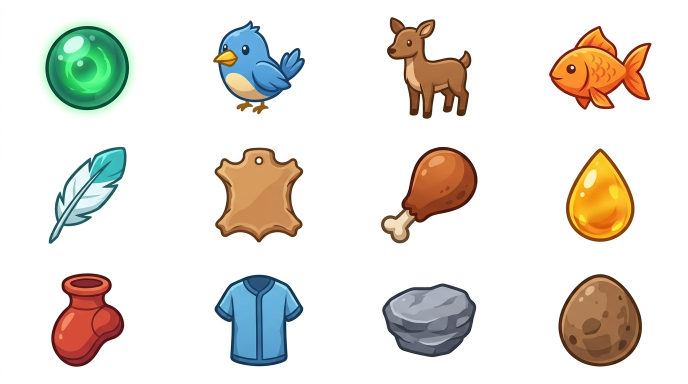
#> input picture assets/raw_sheets/kategori3.jfif, 1376 x 768 px (shown at 1/2 size); its folder holds 4 pictures in this run
$ python test_detection.py
#> lines starting #> are read from the running program, lines starting #| are printed output that depends on the picture; after the words box and inside, x2 and y2 are one past the last pixel; in counts of white or black regions, pixels touching at a corner belong together
### tools/slice_item_sheets.py
"""
Birleştirme Oyunu - Akıllı Item Ayıklama ve İsimlendirme Pipeline'ı
-------------------------------------------------------------------
Bu betik tamamen birleştirme_oyunu projesi içine kurulmuştur.
1. assets/raw_sheets/ klasöründeki kategori görsel sayfalarını okur.
2. Dış Çerçeveden Flood-Fill ile sadece stüdyo arka planını siler (parlama ve beyaz yüzeyler korunur).
3. Kapalı halka boşluklarını (anahtar deliği, çark göbeği vb.) temizler.
4. Satır ve sütun uzamsal sıralaması (Spatial Sorting: soldan sağa, yukarıdan aşağıya) yapar.
5. İki aşamalı çalışabilir:
   Aşama 1: Önce kırpar, önizleme klasörüne çıkarır veya kategori sırasına göre otomatik eşleştirir.
   Aşama 2: Projedeki item listesiyle (itemDefinitions.js) eşleştirip public/textures/items/ altına kaydeder.
"""

import os
import re
import sys
import json
import shutil
from pathlib import Path
from PIL import Image, ImageFilter

WORKSPACE_DIR = Path(__file__).resolve().parent.parent
RAW_SHEETS_DIR = WORKSPACE_DIR / "assets" / "raw_sheets"
OUTPUT_ITEMS_DIR = WORKSPACE_DIR / "public" / "textures" / "items"
DEBUG_PREVIEW_DIR = WORKSPACE_DIR / "assets" / "cropped_preview"
ITEM_DEFS_FILE = WORKSPACE_DIR / "src" / "items" / "itemDefinitions.js"

# Kategori listesi ve eşyaların ID + Türkçe adları
CATEGORY_CONFIG = {
    "01_elements": {
        "slug": "01_elements",
        "aliases": ["01_elements", "1_elements", "elements", "01", "elementler"],
        "items": [
            ("fire", "Ateş"), ("water", "Su"), ("earth", "Toprak"), ("air", "Hava"),
            ("steam", "Buhar"), ("mud", "Çamur"), ("lava", "Lav"), ("sand", "Kum"),
            ("obsidian", "Obsidyen"), ("rain", "Yağmur"), ("energy", "Enerji"),
            ("wind", "Rüzgar"), ("stone", "Taş"), ("glass", "Cam"), ("cloud", "Bulut"),
            ("lightning", "Yıldırım"), ("kar", "Kar"), ("buz", "Buz"), ("col", "Çöl")
        ]
    },
    "02_doga": {
        "slug": "02_doga",
        "aliases": ["02_doga", "2_doga", "doga", "nature", "02"],
        "items": [
            ("plant", "Bitki"), ("tree", "Ağaç"), ("wood", "Odun"), ("splinter", "Kıymık"),
            ("fiber", "Lif"), ("mushroom", "Mantar"), ("cotton", "Pamuk"), ("resin", "Reçine"),
            ("tohum", "Tohum"), ("bugday", "Buğday"), ("nane", "Nane"), ("agac_kabugu", "Ağaç Kabuğu")
        ]
    },
    "03_canlilar": {
        "slug": "03_canlilar",
        "aliases": ["03_canlilar", "3_canlilar", "canlilar", "life", "03"],
        "items": [
            ("life", "Yaşam"), ("bird", "Kuş"), ("animal", "Hayvan"), ("fish", "Balık"),
            ("inek", "İnek"), ("sut", "Süt"), ("yumurta", "Yumurta"), ("mercan", "Mercan")
        ]
    },
    "04_zanaat_ve_aletler": {
        "slug": "04_zanaat_ve_aletler",
        "aliases": ["04_zanaat_ve_aletler", "4_zanaat_ve_aletler", "craft_tools", "zanaat", "aletler", "04"],
        "items": [
            ("rope", "İp"), ("fabric", "Kumaş"), ("coal", "Kömür"), ("ash", "Kül"),
            ("paper", "Kağıt"), ("primitive_knife", "İlkel Bıçak"), ("feather", "Kuş Tüyü"),
            ("leather", "Deri"), ("cooked_meat", "Kavrulmuş Et"), ("pottery", "Çömlek"),
            ("water_jug", "Su Çömleği"), ("bottle", "Şişe"), ("flint", "Çakmaktaşı"),
            ("bow", "Yay"), ("arrow", "Ok"), ("torch", "Meşale"), ("raw_metal", "Metal"),
            ("iron_ingot", "Demir Külçe"), ("metal_knife", "Metal Bıçak"), ("pickaxe", "Kazma"),
            ("sword", "Kılıç"), ("wooden_shield", "Ahşap Kalkan"), ("iron_shield", "Demir Kalkan"),
            ("leather_armor", "Deri Zırh"), ("iron_armor", "Demir Zırh"), ("bed", "Yatak"),
            ("olta", "Olta"), ("yelken", "Yelken"), ("sal", "Sal"), ("obsidyen_bicak", "Obsidyen Bıçak")
        ]
    },
    "05_kimya_simya_buyu": {
        "slug": "05_kimya_simya_buyu",
        "aliases": ["05_kimya_simya_buyu", "5_kimya_simya_buyu", "simya", "buyu", "05"],
        "items": [
            ("zehirli_sivi", "Zehirli Sıvı"), ("zehir_sisesi", "Zehir Şişesi"),
            ("zehirli_kilic", "Zehirli Kılıç"), ("sifa_iksiri", "Şifa İksiri"),
            ("mana_iksiri", "Mana İksiri"), ("barut", "Barut"), ("bomba", "Bomba"),
            ("buyu_parsomeni", "Büyü Parşömeni"), ("yildirim_parsomeni", "Yıldırım Parşömeni"),
            ("ates_topu_kitabi", "Ateş Topu Kitabı"), ("peynir", "Peynir"), ("un", "Un"),
            ("hamur", "Hamur"), ("ekmek", "Ekmek")
        ]
    },
    "06_mekanik_medeniyet": {
        "slug": "06_mekanik_medeniyet",
        "aliases": ["06_mekanik_medeniyet", "6_mekanik_medeniyet", "mekanik", "medeniyet", "06"],
        "items": [
            ("buhar_motoru", "Buhar Motoru"), ("tekerlek", "Tekerlek"), ("el_arabasi", "El Arabası"),
            ("lokomotif", "Lokomotif"), ("ampul", "Ampul"), ("fener", "Fener"),
            ("pusula", "Pusula"), ("miknatis", "Mıknatıs"), ("elektrik_motoru", "Elektrik Motoru"),
            ("disli_cark", "Dişli Çark"), ("degirmen", "Değirmen"), ("ayna", "Ayna"), ("saat", "Saat")
        ]
    },
    "07_agir_sanayi_insaat": {
        "slug": "07_agir_sanayi_insaat",
        "aliases": ["07_agir_sanayi_insaat", "7_agir_sanayi_insaat", "agir_sanayi", "insaat", "07"],
        "items": [
            ("celik_kulce", "Çelik Külçe"), ("ors", "Örs"), ("civi", "Çivi"),
            ("tugla", "Tuğla"), ("harc", "Harç"), ("tugla_duvar", "Tuğla Duvar"),
            ("saglam_sandik", "Sağlam Sandık"), ("kristal", "Kristal"),
            ("teleskop", "Teleskop"), ("vinc", "Vinç"), ("demir_parmaklik", "Demir Parmaklık"),
            ("savas_baltasi", "Savaş Baltası"), ("gozetleme_kulesi", "Gözetleme Kulesi"),
            ("kale_kapisi", "Kale Kapısı")
        ]
    },
    "08_kozmoloji_boyutlar": {
        "slug": "08_kozmoloji_boyutlar",
        "aliases": ["08_kozmoloji_boyutlar", "8_kozmoloji_boyutlar", "kozmoloji", "boyutlar", "08"],
        "items": [
            ("yildiz_tozu", "Yıldız Tozu"), ("prizma_tasi", "Prizma Taşı"),
            ("kahin_kuresi", "Kahin Küresi"), ("portal_runu", "Portal Rünü"),
            ("bosluk_sisesi", "Boşluk Şişesi"), ("boyut_kapisi", "Boyut Kapısı"),
            ("anka_kulu", "Anka Külü"), ("runik_zirh", "Runik Zırh"),
            ("firtina_kilici", "Fırtına Kılıcı"), ("yildiz_gecidi_cekirdegi", "Yıldız Geçidi Çekirdeği"),
            ("buz_runu", "Buz Rünü"), ("cehennem_tasi", "Cehennem Taşı"),
            ("zaman_kum_saati", "Zaman Kum Saati"), ("illuzyon_aynasi", "İllüzyon Aynası")
        ]
    }
}

# [7 lines left out: function match_category_from_filename, not called in this run]

def extract_binary_mask(img):
    """
    Dış çerçeveden (4 kenardan) flood-fill yaparak arka planı bulur.
    İçerideki yansıma ve beyaz metalleri asla silmez.
    """
    rgb = img.convert("RGB")
    w, h = rgb.size
    pixels = rgb.load()

    mask = Image.new("L", (w, h), 255)
    mask_pixels = mask.load()

    visited = bytearray(w * h)
    queue = []

    for x in range(w):
        queue.append((x, 0))
        queue.append((x, h - 1))
        visited[x] = 1
        visited[(h - 1) * w + x] = 1

    for y in range(h):
        queue.append((0, y))
        queue.append((w - 1, y))
        visited[y * w] = 1
        visited[y * w + (w - 1)] = 1

    q_idx = 0
    while q_idx < len(queue):
        cx, cy = queue[q_idx]
        q_idx += 1

        r, g, b = pixels[cx, cy]
        lum = 0.299 * r + 0.587 * g + 0.114 * b
        c_diff = max(r, g, b) - min(r, g, b)

        is_bg = (lum > 235) or (lum > 205 and c_diff < 16) or (lum > 175 and c_diff < 10)

        if is_bg:
            mask_pixels[cx, cy] = 0
            for nx, ny in ((cx + 1, cy), (cx - 1, cy), (cx, cy + 1), (cx, cy - 1)):
                if 0 <= nx < w and 0 <= ny < h:
                    pos = ny * w + nx
                    if not visited[pos]:
                        visited[pos] = 1
                        queue.append((nx, ny))

    clean_mask = mask.filter(ImageFilter.MedianFilter(3))
    return clean_mask

def segment_connected_components(mask, min_size=250):
    w, h = mask.size
    pixels = mask.load()
    labels = [0] * (w * h)
    components = {}
    current_label = 1

    for y in range(h):
        for x in range(w):
            pos = y * w + x
            if pixels[x, y] > 128 and labels[pos] == 0:
                queue = [(x, y)]
                labels[pos] = current_label
                min_x, max_x = x, x
                min_y, max_y = y, y
                comp_pixels = [(x, y)]

                q_idx = 0
                while q_idx < len(queue):
                    cx, cy = queue[q_idx]
                    q_idx += 1
                    if cx < min_x: min_x = cx
                    if cx > max_x: max_x = cx
                    if cy < min_y: min_y = cy
                    if cy > max_y: max_y = cy

                    for nx, ny in ((cx + 1, cy), (cx - 1, cy), (cx, cy + 1), (cx, cy - 1)):
                        if 0 <= nx < w and 0 <= ny < h:
                            npos = ny * w + nx
                            if pixels[nx, ny] > 128 and labels[npos] == 0:
                                labels[npos] = current_label
                                queue.append((nx, ny))
                                comp_pixels.append((nx, ny))

                bw = max_x - min_x
                bh = max_y - min_y
                if len(comp_pixels) >= min_size and bw >= 24 and bh >= 24 and (bw < w * 0.95 or bh < h * 0.95):
                    components[current_label] = {
                        "id": current_label,
                        "bbox": [min_x, min_y, max_x, max_y],
                        "pixels": comp_pixels
                    }
                    current_label += 1

    return labels, components

def merge_nearby_subparts(labels, components, w, h):
    merged = True
    while merged:
        merged = False
        comp_ids = list(components.keys())
        for i in range(len(comp_ids)):
            id1 = comp_ids[i]
            if id1 not in components: continue
            b1 = components[id1]["bbox"]
            p1_len = len(components[id1]["pixels"])

            for j in range(i + 1, len(comp_ids)):
                id2 = comp_ids[j]
                if id2 not in components: continue
                b2 = components[id2]["bbox"]
                p2_len = len(components[id2]["pixels"])

                dx = max(0, max(b1[0], b2[0]) - min(b1[2], b2[2]))
                dy = max(0, max(b1[1], b2[1]) - min(b1[3], b2[3]))

                # Kopuk ufak sap veya parça (< 1200 px ve mesafe < 18 px)
                if (p1_len < 1200 or p2_len < 1200) and (dx < 18 and dy < 18):
                    components[id1]["bbox"] = [
                        min(b1[0], b2[0]), min(b1[1], b2[1]),
                        max(b1[2], b2[2]), max(b1[3], b2[3])
                    ]
                    components[id1]["pixels"].extend(components[id2]["pixels"])
                    for px, py in components[id2]["pixels"]:
                        labels[py * w + px] = id1
                    del components[id2]
                    merged = True
                    break
            if merged: break

    return labels, components

# [89 lines left out: functions clean_enclosed_holes, extract_isolated_item, not called in this run]

def sort_components_spatially(components):
    """
    Satır bazlı (Vertical overlap) ve satır içi soldan sağa doğal sıralama
    """
    comp_list = list(components.values())
    if not comp_list:
        return []

    comp_list.sort(key=lambda c: (c["bbox"][1], c["bbox"][0]))
    rows = []

    for c in comp_list:
        b = c["bbox"]
        y1, y2 = b[1], b[3]
        bh = y2 - y1

        assigned_row = None
        for row in rows:
            ry1 = min(item["bbox"][1] for item in row)
            ry2 = max(item["bbox"][3] for item in row)
            overlap = max(0, min(y2, ry2) - max(y1, ry1))
            min_h = min(bh, ry2 - ry1)

            if overlap >= min_h * 0.25 or (y1 >= ry1 and y1 <= ry2):
                assigned_row = row
                break

        if assigned_row is not None:
            assigned_row.append(c)
        else:
            rows.append([c])

    rows.sort(key=lambda r: sum(item["bbox"][1] for item in r) / len(r))
    ordered = []
    for row in rows:
        row.sort(key=lambda item: item["bbox"][0])
        ordered.extend(row)

    return ordered

# [94 lines left out: functions process_single_sheet, main, not called in this run]

# [2 lines that do not run on import are left out]

### tools/test_detection.py
from pathlib import Path
from PIL import Image
import sys

# Import our existing functions
from slice_item_sheets import extract_binary_mask, segment_connected_components, merge_nearby_subparts, sort_components_spatially

raw_dir = Path('assets/raw_sheets')
for f in sorted(raw_dir.glob('*.jfif')):
    img = Image.open(f)
#> img is the input picture: PIL image 1376x768 RGB; mean R, G, B 229, 225, 218.2
    w, h = img.size
#> w = 1376; h = 768
    mask = extract_binary_mask(img)
#> in extract_binary_mask, `mask = Image.new("L", (w, h), 255)`: mask: PIL image 1376x768 L; every value is 255
#> the loop in extract_binary_mask, `while q_idx < len(queue):` made 821538 passes
#> (r, g, b, lum, c_diff) on passes 1 to 3: (253, 253, 251, 252.8, 2), (254, 254, 254, 254, 0), (255, 255, 253, 254.8, 2)
#> in extract_binary_mask, `clean_mask = mask.filter(ImageFilter.MedianFilter(3))`:
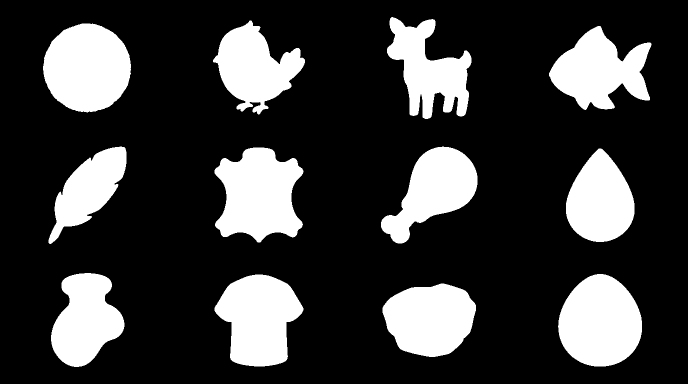
#> clean_mask: PIL image 1376x768 L (shown at 1/2 size); 22.9% white; 12 white regions, largest, box (x1, y1, x2, y2) and area: (86, 47, 262, 225) 24260, (429, 295, 607, 485) 24230, (1116, 548, 1284, 733) 23776
    labels, comps = segment_connected_components(mask)
    labels, comps = merge_nearby_subparts(labels, comps, w, h)
    ordered = sort_components_spatially(comps)
#> the loop in sort_components_spatially, `for c in comp_list:` made 12 passes
#> the loop in sort_components_spatially, `for row in rows:` made 3 passes
    print(f"{f.name} ({w}x{h}): detected {len(ordered)} components")
#| kategori3.jfif (1376x768): detected 12 components
#> pass 2 of the loop `for f in sorted(raw_dir.glob('*.jfif')):`:
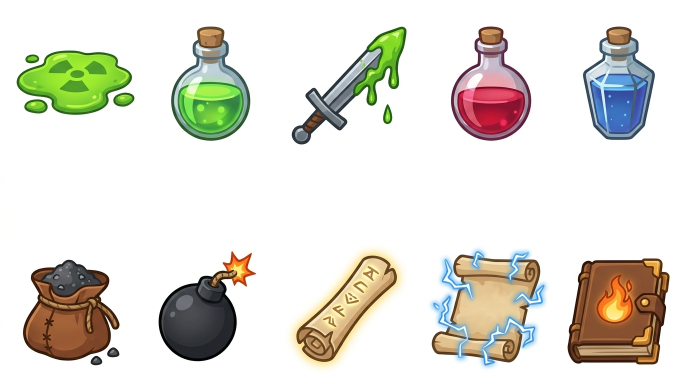
#> input picture assets/raw_sheets/kategori5.jfif, 1376 x 768 px (shown at 1/2 size)
#> img is the input picture: PIL image 1376x768 RGB; mean R, G, B 225.2, 223.3, 214.9
#> in extract_binary_mask (call 2), `clean_mask = mask.filter(ImageFilter.MedianFilter(3))`:
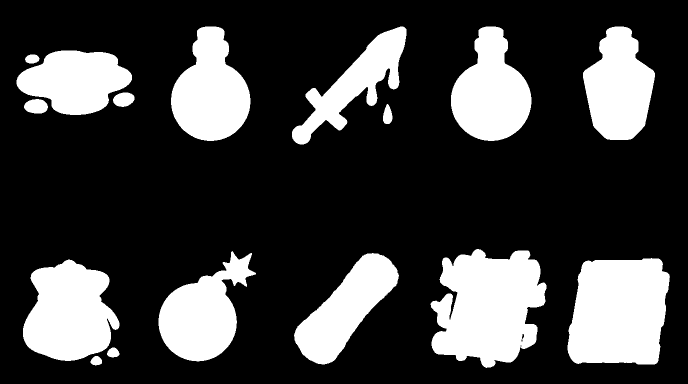
#> clean_mask: PIL image 1376x768 L (shown at 1/2 size); 24.8% white; 16 white regions, largest, box (x1, y1, x2, y2) and area: (861, 498, 1093, 736) 39692, (1135, 516, 1340, 729) 37058, (46, 519, 239, 722) 28161
#> the loop in sort_components_spatially (call 2), `for c in comp_list:` made 10 passes
#> the loop in sort_components_spatially (call 2), `for row in rows:` made 2 passes
#| kategori5.jfif (1376x768): detected 10 components
